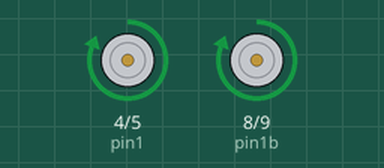
Simulated run of this sketch. Board: Arduino Uno, built with avr-gcc and run on an emulated ATmega328P. Shown: motor-driver pin pairs drawn as motors (green arrow = first pin HIGH = forward, orange = second pin HIGH = backward, longer = more drive, scaled by the enable pin).

Above: at 0.1 s.
At 5.1 s:
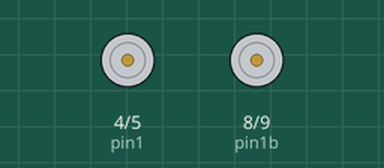
At 10.1 s:
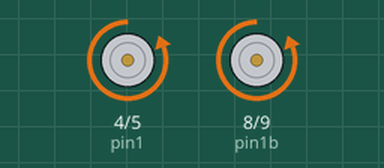
Timing chart, 0 to 11.6 s (numbered marks = the images above):
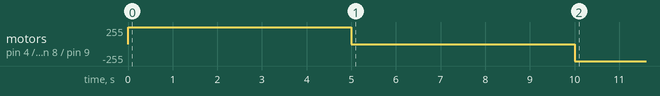

The sketch:

motortest.ino
```cpp
int pin1 = 4;
int pin2 = 5;
int speedpin = 6;

int pin1b = 8;
int pin2b = 9;
int speedpinb = 10;


int motorspeed = 255;

void setup() {
  // put your setup code here, to run once:
pinMode(speedpin, OUTPUT);
pinMode(pin1, OUTPUT);
pinMode(pin2, OUTPUT);

pinMode(speedpinb, OUTPUT);
pinMode(pin1b, OUTPUT);
pinMode(pin2b, OUTPUT);

motornr();
motornrb();
delay(5000);

motorstop();
motorstopb();
delay(5000);

motorbr();
motorbrb();
delay(5000);
}

void loop() {
  // put your main code here, to run repeatedly:

}

void motornr()
{
  analogWrite(speedpin, motorspeed);
  digitalWrite(pin1, HIGH);
  digitalWrite(pin2, LOW);
}
void motorbr()
{
  analogWrite(speedpin, motorspeed);
  digitalWrite(pin1, LOW);
  digitalWrite(pin2, HIGH);
}
void motorstop()
{
  analogWrite(speedpin, 0);
  digitalWrite(pin1, LOW);
  digitalWrite(pin2, LOW);
}

void motornrb()
{
  analogWrite(speedpinb, motorspeed);
  digitalWrite(pin1b, HIGH);
  digitalWrite(pin2b, LOW);
}
void motorbrb()
{
  analogWrite(speedpinb, motorspeed);
  digitalWrite(pin1b, LOW);
  digitalWrite(pin2b, HIGH);
}
void motorstopb()
{
  analogWrite(speedpinb, 0);
  digitalWrite(pin1b, LOW);
  digitalWrite(pin2b, LOW);
}
```
